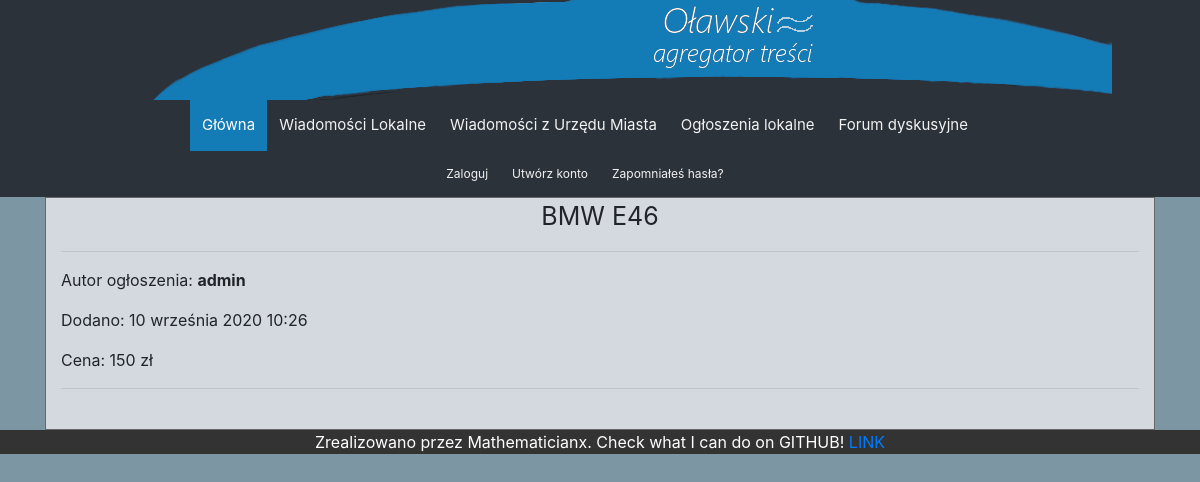
Page /2020/09/10/bmw-e46111/ on the committed database.
### homepage/models.py (models this page shows, shortened)
class SimpleAd(models.Model):
    title = models.CharField(max_length=250)
    author = models.ForeignKey(User,
                               on_delete=models.CASCADE,
                               related_name='user_ads')
    body = tinymce_models.HTMLField()
    date_of_publication = models.DateTimeField(auto_now_add=True)
    image = ThumbnailImageField(upload_to='uploads/',
                                blank=True)
    slug = models.SlugField(max_length=250,
                            unique_for_date='date_of_publication')
    price = models.IntegerField()
    @property
    def resized_photo(self):
        if self.image:
            return get_thumbnail(self.image, '1000x1000', quality=90)
    def image_tag(self):
        return mark_safe('<img src="/media/%s"/>' % (self.thumbnail))
    image_tag.short_description = 'Thumbnail'

### homepage/views.py (the view)
# urls.py: path('<int:year>/<int:month>/<int:day>/<slug:ad>/', views.ad_detail, name='ad_detail'),
def ad_detail(request, year, month, day, ad):
    ad = get_object_or_404(SimpleAd,
                           slug=ad,
                           date_of_publication__year=year,
                           date_of_publication__month=month,
                           date_of_publication__day=day)
    return render(request, 'homepage/ad_detail.html', {'ad': ad})

### homepage/templates/homepage/ad_detail.html (shortened to what this page needs)
{% extends "homepage/base.html" %}
{% load thumbnail %}
{% load l10n %}
{% block content %}
    <div class="container">
        <div class="row">
            <div class="col-12">
                <div class="col-12-center">
                    <p style="font-size: 25px" align="center">{{ ad.title }}</p>
                    <hr>
                </div>
                <div class="col-12-no-brdr">
                    <p>Autor ogłoszenia: <strong>{{ ad.author }}</strong></p>
                    <p>Dodano: {% localize on %}{{ ad.date_of_publication}}{% endlocalize %}</p>
                    <p>Cena: {{ ad.price }} zł</p>
                    <hr>
                </div>
                <div class="col-12-no-brdr">
                    <div class="col-12-center">
                    </div>
                </div>
            </div>
        </div>
    </div>
{% endblock %}

### homepage/static/css/homepage.css (style rules this page uses)
body { background-color: #7c96a4; }
.container { display: flex; flex-direction: column; justify-content: center; align-items: center; }
.row { width:100%; display: flex; }
.col-12 { width: 100%; background-color: #d3d9de; border: 1px solid #686868; }
.col-12-center { width: 100%; text-align: center; background-color: #d3d9de; }
.col-12-no-brdr { width: 100%; background-color: #d3d9de; }

### rows in the picture
SimpleAd: title "BMW E46", author "admin", date_of_publication "10 września 2020 10:26", price "150"
